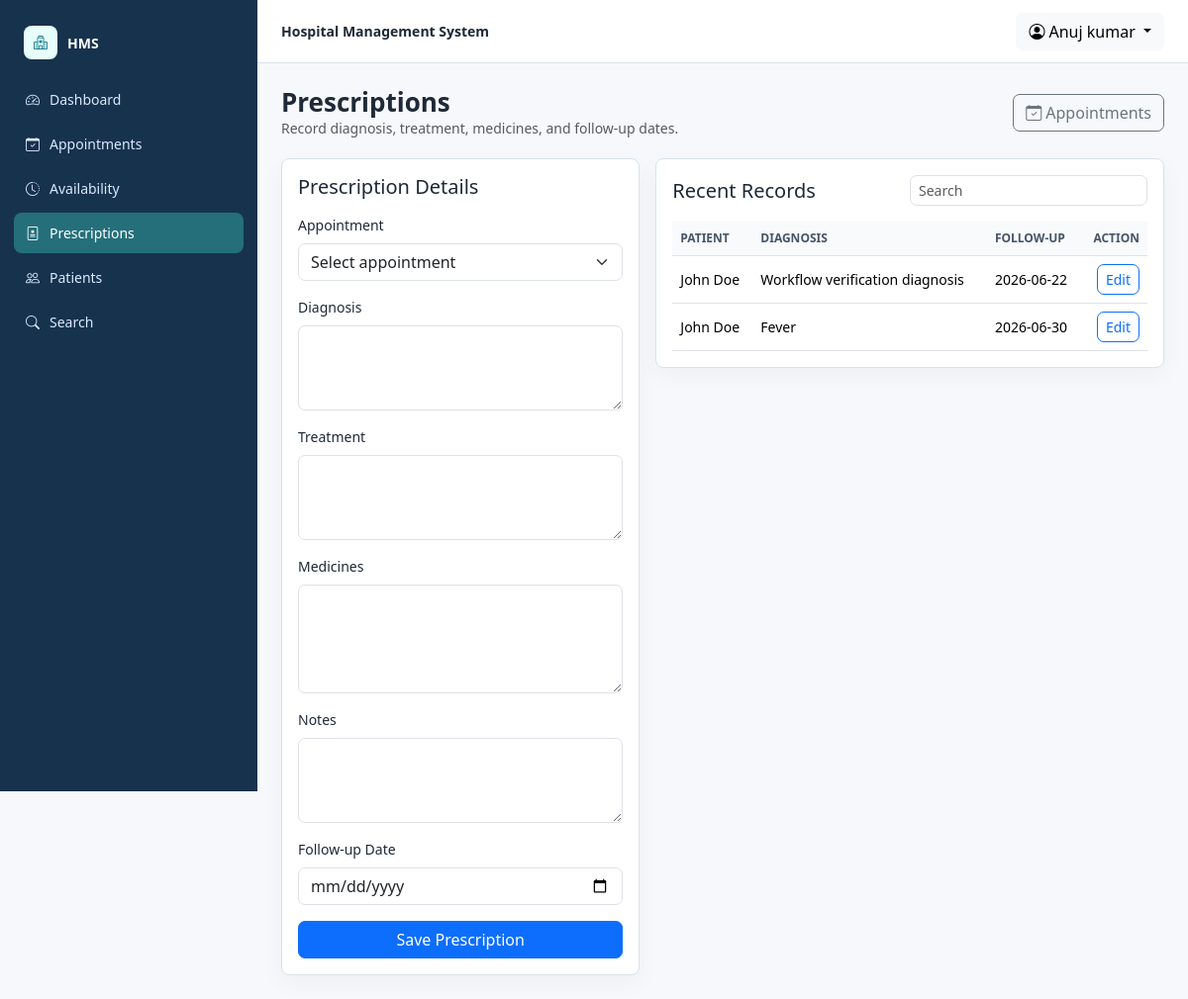
/hms/doctor/prescriptions.php (signed in), run on the app's committed database.
### tables this page shows
CREATE TABLE `doctors` (
  `id` int(11) NOT NULL,
  `specilization` varchar(255) DEFAULT NULL,
  `doctorName` varchar(255) DEFAULT NULL,
  `address` longtext DEFAULT NULL,
  `docFees` varchar(255) DEFAULT NULL,
  `contactno` bigint(11) DEFAULT NULL,
  `docEmail` varchar(255) DEFAULT NULL,
  `password` varchar(255) NOT NULL,
  `creationDate` timestamp NULL DEFAULT current_timestamp(),
  `updationDate` timestamp NULL DEFAULT NULL ON UPDATE current_timestamp()
);

CREATE TABLE `prescriptions` (
  `id` int(11) NOT NULL,
  `appointment_id` int(11) NOT NULL,
  `doctor_id` int(11) NOT NULL,
  `patient_user_id` int(11) NOT NULL,
  `diagnosis` text NOT NULL,
  `treatment` text NOT NULL,
  `medicines` text NOT NULL,
  `notes` text DEFAULT NULL,
  `followup_date` date DEFAULT NULL,
  `created_at` datetime NOT NULL DEFAULT current_timestamp(),
  `updated_at` datetime DEFAULT NULL ON UPDATE current_timestamp()
);

CREATE TABLE `users` (
  `id` int(11) NOT NULL,
  `fullName` varchar(255) DEFAULT NULL,
  `address` longtext DEFAULT NULL,
  `city` varchar(255) DEFAULT NULL,
  `gender` varchar(255) DEFAULT NULL,
  `email` varchar(255) DEFAULT NULL,
  `password` varchar(255) NOT NULL,
  `regDate` timestamp NULL DEFAULT current_timestamp(),
  `updationDate` timestamp NULL DEFAULT NULL ON UPDATE current_timestamp()
);

### hms/doctor/prescriptions.php (the view, shortened to what this page needs)
<?php
include('include/config.php');
$doctorId = (int) $_SESSION['id'];
$hasTable = hms_table_exists($con, 'prescriptions');
$selectedPrescription = null;
$recentPrescriptions = $hasTable
    ? hms_fetch_all(
        $con,
        'SELECT p.id, p.appointment_id, p.diagnosis, p.followup_date, p.created_at, u.fullName
         FROM prescriptions p
         JOIN users u ON u.id = p.patient_user_id
         WHERE p.doctor_id = ?
         ORDER BY p.updated_at DESC, p.id DESC
         LIMIT 10',
        'i',
        array($doctorId)
    )
    : array();
hms_layout_header('Prescription Management', 'doctor', 'prescriptions');
?>
<div class="hms-page-title">
    <div>
        <h1>Prescriptions</h1>
        <div class="text-muted">Record diagnosis, treatment, medicines, and follow-up dates.</div>
    </div>
    <a class="btn btn-outline-secondary" href="appointment-history.php"><i class="bi bi-calendar-check me-1"></i>Appointments</a>
</div>
<div class="row g-3">
    <div class="col-lg-5">
        <div class="hms-card p-3">
            <h2 class="h5 mb-3">Prescription Details</h2>
            <form method="post">
                <div class="mb-3">
                    <label class="form-label">Appointment</label>
                    <select class="form-select" name="appointment_id" required onchange="if(this.value){window.location='prescriptions.php?appointment_id='+this.value;}">
                        <option value="">Select appointment</option>
                    </select>
                </div>
                <div class="mb-3">
                    <label class="form-label">Diagnosis</label>
                    <textarea class="form-control" name="diagnosis" rows="3" required><?php echo hms_e($selectedPrescription['diagnosis'] ?? ''); ?></textarea>
                </div>
                <div class="mb-3">
                    <label class="form-label">Treatment</label>
                    <textarea class="form-control" name="treatment" rows="3" required><?php echo hms_e($selectedPrescription['treatment'] ?? ''); ?></textarea>
                </div>
                <div class="mb-3">
                    <label class="form-label">Medicines</label>
                    <textarea class="form-control" name="medicines" rows="4" required><?php echo hms_e($selectedPrescription['medicines'] ?? ''); ?></textarea>
                </div>
                <div class="mb-3">
                    <label class="form-label">Notes</label>
                    <textarea class="form-control" name="notes" rows="3"><?php echo hms_e($selectedPrescription['notes'] ?? ''); ?></textarea>
                </div>
                <div class="mb-3">
                    <label class="form-label">Follow-up Date</label>
                    <input class="form-control" type="date" name="followup_date" value="<?php echo hms_e($selectedPrescription['followup_date'] ?? ''); ?>">
                </div>
                <button class="btn btn-primary w-100" type="submit" <?php echo !$hasTable ? 'disabled' : ''; ?>>Save Prescription</button>
            </form>
        </div>
    </div>
    <div class="col-lg-7">
        <div class="hms-card p-3">
            <div class="d-flex justify-content-between align-items-center mb-3">
                <h2 class="h5 mb-0">Recent Records</h2>
                <input class="form-control form-control-sm" style="max-width:240px" placeholder="Search" data-table-search="#prescriptionTable">
            </div>
            <div class="table-responsive">
                <table class="table table-hover align-middle mb-0" id="prescriptionTable" data-sortable>
                    <thead>
                    <tr>
                        <th data-sort>Patient</th>
                        <th data-sort>Diagnosis</th>
                        <th data-sort>Follow-up</th>
                        <th class="text-end">Action</th>
                    </tr>
                    </thead>
                    <tbody>
                    <?php foreach ($recentPrescriptions as $prescription) { ?>
                        <tr>
                            <td><?php echo hms_e($prescription['fullName']); ?></td>
                            <td><?php echo hms_e($prescription['diagnosis']); ?></td>
                            <td><?php echo hms_e($prescription['followup_date'] ?: 'Not set'); ?></td>
                            <td class="text-end"><a class="btn btn-sm btn-outline-primary" href="prescriptions.php?appointment_id=<?php echo hms_e($prescription['appointment_id']); ?>">Edit</a></td>
                        </tr>
                    <?php } ?>
                    </tbody>
                </table>
            </div>
        </div>
    </div>
</div>
<?php hms_layout_footer(); ?>

### hms/include/hms_helpers.php (shortened to what this page needs)
<?php
if (!defined('HMS_HELPERS_LOADED')) {
    function hms_e($value)
    {
        return htmlspecialchars((string) $value, ENT_QUOTES, 'UTF-8');
    }
    function hms_stmt($con, $sql, $types = '', $params = array())
    {
        $stmt = mysqli_prepare($con, $sql);
        if ($types !== '' && !empty($params)) {
            $bind = array_merge(array($types), $params);
            $refs = array();
            foreach ($bind as $key => $value) {
                $refs[$key] = &$bind[$key];
            }
            call_user_func_array(array($stmt, 'bind_param'), $refs);
        }
        if (!mysqli_stmt_execute($stmt)) {
            throw new RuntimeException('Database query failed.');
        }
        return $stmt;
    }
    function hms_fetch_all($con, $sql, $types = '', $params = array())
    {
        $stmt = hms_stmt($con, $sql, $types, $params);
        $result = mysqli_stmt_get_result($stmt);
        $rows = array();
        if ($result) {
            while ($row = mysqli_fetch_assoc($result)) {
                $rows[] = $row;
            }
        }
        return $rows;
    }
    function hms_fetch_one($con, $sql, $types = '', $params = array())
    {
        $rows = hms_fetch_all($con, $sql, $types, $params);
        return isset($rows[0]) ? $rows[0] : null;
    }
    function hms_scalar($con, $sql, $types = '', $params = array())
    {
        $row = hms_fetch_one($con, $sql, $types, $params);
        $values = array_values($row);
        return isset($values[0]) ? $values[0] : 0;
    }
    function hms_table_exists($con, $table)
    {
        return (int) hms_scalar(
            $con,
            'SELECT COUNT(*) FROM information_schema.tables WHERE table_schema = DATABASE() AND table_name = ?',
            's',
            array($table)
        ) > 0;
    }
    function hms_current_user_name($con, $role)
    {
        $id = isset($_SESSION['id']) ? (int) $_SESSION['id'] : 0;
        if ($role === 'doctor') {
            $row = hms_fetch_one($con, 'SELECT doctorName FROM doctors WHERE id = ?', 'i', array($id));
            return $row ? $row['doctorName'] : 'Doctor';
        }
        return 'Admin';
    }
    function hms_nav_items($role)
    {
        if ($role === 'doctor') {
            return array(
                array('dashboard', 'Dashboard', 'dashboard.php', 'bi-speedometer2'),
                array('appointments', 'Appointments', 'appointment-history.php', 'bi-calendar-check'),
                array('availability', 'Availability', 'availability.php', 'bi-clock-history'),
                array('prescriptions', 'Prescriptions', 'prescriptions.php', 'bi-file-medical'),
                array('patients', 'Patients', 'manage-patient.php', 'bi-people'),
                array('search', 'Search', 'search.php', 'bi-search')
            );
        }
        return array(
            array('dashboard', 'Dashboard', 'dashboard.php', 'bi-speedometer2'),
            array('book', 'Book Appointment', 'book-appointment.php', 'bi-calendar-plus'),
            array('appointments', 'Appointments', 'appointment-history.php', 'bi-calendar-check'),
            array('history', 'Medical History', 'manage-medhistory.php', 'bi-journal-medical'),
            array('profile', 'Profile', 'edit-profile.php', 'bi-person')
        );
    }
        ?>
<?php
    function hms_layout_header($title, $role, $active = 'dashboard')
    {
        global $con;
        $name = hms_current_user_name($con, $role);
        $items = hms_nav_items($role);
        ?>
<!doctype html>
<html lang="en">
<head>
    <link href="https://cdn.jsdelivr.net/npm/bootstrap@5.3.3/dist/css/bootstrap.min.css" rel="stylesheet">
    <link href="https://cdn.jsdelivr.net/npm/bootstrap-icons@1.11.3/font/bootstrap-icons.css" rel="stylesheet">
</head>
<body>
<div class="hms-shell">
    <aside class="hms-sidebar">
        <div class="hms-brand"><span class="hms-brand-icon"><i class="bi bi-hospital"></i></span><span>HMS</span></div>
        <nav class="hms-nav">
            <?php foreach ($items as $item) { ?>
                <a class="<?php echo $active === $item[0] ? 'active' : ''; ?>" href="<?php echo hms_e($item[2]); ?>">
                    <i class="bi <?php echo hms_e($item[3]); ?>"></i><span><?php echo hms_e($item[1]); ?></span>
                </a>
            <?php } ?>
        </nav>
    </aside>
    <div class="hms-main">
        <header class="hms-topbar">
            <div class="fw-semibold">Hospital Management System</div>
            <div class="dropdown">
                <button class="btn btn-light dropdown-toggle" type="button" data-bs-toggle="dropdown">
                    <i class="bi bi-person-circle me-1"></i><?php echo hms_e($name); ?>
                </button>
            </div>
        </header>
        <main class="hms-content">
<?php
    }
    function hms_layout_footer($extraScripts = '')
    {
        ?>
        </main>
    </div>
</div>
</body>
</html>
<?php
    }
}
?>

### hms/include/hms_helpers.php (style rules this page uses)
:root { --hms-ink: #1f2937; --hms-muted: #667085; --hms-line: #d9e2ec; --hms-bg: #f6f8fb; --hms-sidebar: #17324d; --hms-sidebar-active: #256f7a; --hms-teal: #127c8a; --hms-amber: #b7791f; }
body { background: var(--hms-bg); color: var(--hms-ink); font-size: 14px; letter-spacing: 0; }
a { text-decoration: none; }
.hms-shell { min-height: 100vh; display: grid; grid-template-columns: 260px minmax(0, 1fr); }
.hms-sidebar { background: var(--hms-sidebar); color: #fff; padding: 18px 14px; position: sticky; top: 0; height: 100vh; }
.hms-brand { display: flex; align-items: center; gap: 10px; padding: 8px 10px 20px; font-weight: 700; }
.hms-brand-icon { width: 34px; height: 34px; border-radius: 8px; background: #e6fffb; color: var(--hms-teal); display: inline-flex; align-items: center; justify-content: center; }
.hms-nav a { color: #dbeafe; display: flex; align-items: center; gap: 10px; padding: 10px 12px; border-radius: 8px; margin-bottom: 4px; }
.hms-nav a.active, .hms-nav a:hover { background: var(--hms-sidebar-active); color: #fff; }
.hms-main { min-width: 0; }
.hms-topbar { background: #fff; border-bottom: 1px solid var(--hms-line); min-height: 64px; display: flex; align-items: center; justify-content: space-between; padding: 0 24px; position: sticky; top: 0; z-index: 10; }
.hms-content { padding: 24px; }
.hms-page-title { display: flex; justify-content: space-between; gap: 16px; align-items: center; margin-bottom: 20px; }
.hms-page-title h1 { font-size: 26px; margin: 0; font-weight: 700; }
.hms-card { background: #fff; border: 1px solid var(--hms-line); border-radius: 8px; box-shadow: 0 8px 24px rgba(16, 24, 40, .04); }
.table thead th { color: #475467; background: #f8fafc; font-size: 12px; text-transform: uppercase; white-space: nowrap; }
.table td, .table th { vertical-align: middle; }
.btn { border-radius: 7px; }
.form-control, .form-select { border-radius: 7px; }

### data on the page
doctors: doctorName "Anuj kumar"
prescriptions: users.fullName "John Doe", diagnosis "Workflow verification diagnosis", followup_date "2026-06-22"
prescriptions: users.fullName "John Doe", diagnosis "Fever", followup_date "2026-06-30"

### other printed values
hms_e($item[1]) "Dashboard"
hms_e($item[1]) "Appointments"
hms_e($item[1]) "Availability"
hms_e($item[1]) "Prescriptions"
hms_e($item[1]) "Patients"
hms_e($item[1]) "Search"
